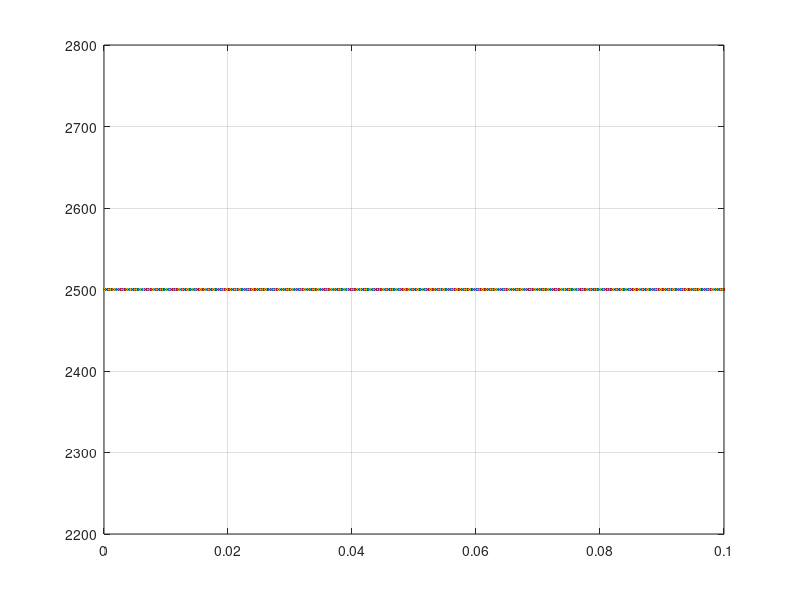

The MATLAB source for this figure:
clc;

clear;


t =0: 0.0001 : 0.1;

Vi= 5;
Vq= 6;

f= 50 ;

ph1=pi/6;

Vs=Vi*sin(2*pi*f*t);
Vc=Vq*cos(2*pi*f*t);

%plot(t,Vs);

%generate combined signal

Vp = Vs+Vc;

%plot(t,Vp);



%Accessing in-phase compoenent
Vi1=transpose(sin(2*pi*f*t));

Vpc1=Vp*Vi1;


% size(transpose(sin(2*pi*f*t)))


plot(t,Vpc1);


grid on;
